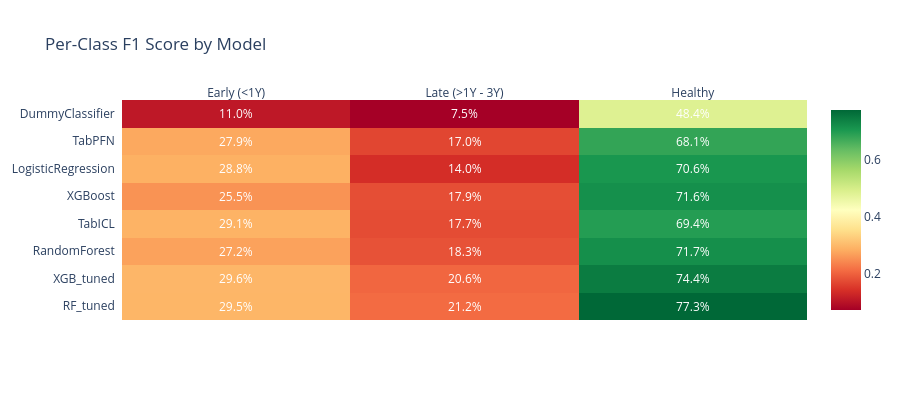

The cell this chart's notebook holds for it:
### Markdown cell above
## 4.3 Per-Class F1 Comparison

### Code cell
# Per-Class F1: Heatmap
class_cols = {
    'Early (<1Y)': 'f1_early_mean',
    'Late (>1Y - 3Y)': 'f1_late_mean',
    'Healthy': 'f1_healthy_mean'
}

# Build matrix
heatmap_data = []
models_sorted = df_summary.sort_values('f1_mean', ascending=False)['model'].tolist()

for model in models_sorted:
    row = df_summary[df_summary['model'] == model].iloc[0]
    heatmap_data.append([row[col] for col in class_cols.values()])

z = np.array(heatmap_data)
annot = [[f"{v:.1%}" for v in row] for row in z]

fig4 = ff.create_annotated_heatmap(
    z,
    x=list(class_cols.keys()),
    y=models_sorted,
    annotation_text=annot,
    colorscale='RdYlGn',
    showscale=True
)
fig4.update_layout(
    title='Per-Class F1 Score by Model',
    template='plotly_white',
    height=400
)
show_and_save(fig4, "benchmark_per_class_heatmap")

### Figure 1 — Plotly figure (JSON) as saved in the notebook; plotly's stock layout.template omitted (floating-point values rounded to 4 significant figures)
{"data": [{"colorscale": [[0, "rgb(165,0,38)"], [0.1, "rgb(215,48,39)"], [0.2, "rgb(244,109,67)"], [0.3, "rgb(253,174,97)"], [0.4, "rgb(254,224,139)"], [0.5, "rgb(255,255,191)"], [0.6, "rgb(217,239,139)"], [0.7, "rgb(166,217,106)"], [0.8, "rgb(102,189,99)"], [0.9, "rgb(26,152,80)"], [1, "rgb(0,104,55)"]], "reversescale": false, "showscale": true, "type": "heatmap", "x": ["Early (<1Y)", "Late (>1Y - 3Y)", "Healthy"], "y": ["RF_tuned", "XGB_tuned", "RandomForest", "TabICL", "XGBoost", "LogisticRegression", "TabPFN", "DummyClassifier"], "z": [[0.2949, 0.2118, 0.7732], [0.2957, 0.2065, 0.7441], [0.2718, 0.1835, 0.7166], [0.291, 0.1771, 0.694], [0.255, 0.1786, 0.7155], [0.2884, 0.1399, 0.7055], [0.2792, 0.17, 0.6806], [0.1104, 0.07491, 0.4844]]}], "layout": {"annotations": [{"font": {"color": "#FFFFFF"}, "showarrow": false, "text": "29.5%", "x": "Early (<1Y)", "xref": "x", "y": "RF_tuned", "yref": "y"}, {"font": {"color": "#FFFFFF"}, "showarrow": false, "text": "21.2%", "x": "Late (>1Y - 3Y)", "xref": "x", "y": "RF_tuned", "yref": "y"}, {"font": {"color": "#FFFFFF"}, "showarrow": false, "text": "77.3%", "x": "Healthy", "xref": "x", "y": "RF_tuned", "yref": "y"}, {"font": {"color": "#FFFFFF"}, "showarrow": false, "text": "29.6%", "x": "Early (<1Y)", "xref": "x", "y": "XGB_tuned", "yref": "y"}, {"font": {"color": "#FFFFFF"}, "showarrow": false, "text": "20.6%", "x": "Late (>1Y - 3Y)", "xref": "x", "y": "XGB_tuned", "yref": "y"}, {"font": {"color": "#FFFFFF"}, "showarrow": false, "text": "74.4%", "x": "Healthy", "xref": "x", "y": "XGB_tuned", "yref": "y"}, {"font": {"color": "#FFFFFF"}, "showarrow": false, "text": "27.2%", "x": "Early (<1Y)", "xref": "x", "y": "RandomForest", "yref": "y"}, {"font": {"color": "#FFFFFF"}, "showarrow": false, "text": "18.3%", "x": "Late (>1Y - 3Y)", "xref": "x", "y": "RandomForest", "yref": "y"}, {"font": {"color": "#FFFFFF"}, "showarrow": false, "text": "71.7%", "x": "Healthy", "xref": "x", "y": "RandomForest", "yref": "y"}, {"font": {"color": "#FFFFFF"}, "showarrow": false, "text": "29.1%", "x": "Early (<1Y)", "xref": "x", "y": "TabICL", "yref": "y"}, {"font": {"color": "#FFFFFF"}, "showarrow": false, "text": "17.7%", "x": "Late (>1Y - 3Y)", "xref": "x", "y": "TabICL", "yref": "y"}, {"font": {"color": "#FFFFFF"}, "showarrow": false, "text": "69.4%", "x": "Healthy", "xref": "x", "y": "TabICL", "yref": "y"}, {"font": {"color": "#FFFFFF"}, "showarrow": false, "text": "25.5%", "x": "Early (<1Y)", "xref": "x", "y": "XGBoost", "yref": "y"}, {"font": {"color": "#FFFFFF"}, "showarrow": false, "text": "17.9%", "x": "Late (>1Y - 3Y)", "xref": "x", "y": "XGBoost", "yref": "y"}, {"font": {"color": "#FFFFFF"}, "showarrow": false, "text": "71.6%", "x": "Healthy", "xref": "x", "y": "XGBoost", "yref": "y"}, {"font": {"color": "#FFFFFF"}, "showarrow": false, "text": "28.8%", "x": "Early (<1Y)", "xref": "x", "y": "LogisticRegression", "yref": "y"}, {"font": {"color": "#FFFFFF"}, "showarrow": false, "text": "14.0%", "x": "Late (>1Y - 3Y)", "xref": "x", "y": "LogisticRegression", "yref": "y"}, {"font": {"color": "#FFFFFF"}, "showarrow": false, "text": "70.6%", "x": "Healthy", "xref": "x", "y": "LogisticRegression", "yref": "y"}, {"font": {"color": "#FFFFFF"}, "showarrow": false, "text": "27.9%", "x": "Early (<1Y)", "xref": "x", "y": "TabPFN", "yref": "y"}, {"font": {"color": "#FFFFFF"}, "showarrow": false, "text": "17.0%", "x": "Late (>1Y - 3Y)", "xref": "x", "y": "TabPFN", "yref": "y"}, {"font": {"color": "#FFFFFF"}, "showarrow": false, "text": "68.1%", "x": "Healthy", "xref": "x", "y": "TabPFN", "yref": "y"}, {"font": {"color": "#FFFFFF"}, "showarrow": false, "text": "11.0%", "x": "Early (<1Y)", "xref": "x", "y": "DummyClassifier", "yref": "y"}, {"font": {"color": "#FFFFFF"}, "showarrow": false, "text": "7.5%", "x": "Late (>1Y - 3Y)", "xref": "x", "y": "DummyClassifier", "yref": "y"}, {"font": {"color": "#FFFFFF"}, "showarrow": false, "text": "48.4%", "x": "Healthy", "xref": "x", "y": "DummyClassifier", "yref": "y"}], "height": 400, "title": {"text": "Per-Class F1 Score by Model"}, "xaxis": {"dtick": 1, "gridcolor": "rgb(0, 0, 0)", "side": "top", "ticks": ""}, "yaxis": {"dtick": 1, "ticks": "", "ticksuffix": "  "}}}
